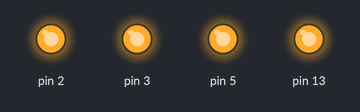
The sketch below on a simulated Arduino Uno, built with avr-gcc and run on an emulated ATmega328P. Parts: output pins drawn as LEDs (lit = HIGH).

Above: at 1.0 s.
At 3.0 s:
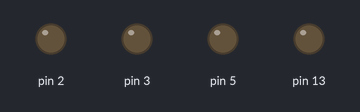
Timing chart, 0 to 5.2 s (numbered marks = the images above):
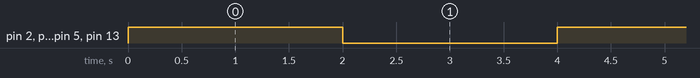

The sketch:

8ledBLINK.ino
```cpp
#include<SoftwareSerial.h>
int ledPin = 10;   // LED connected to digital pin 13
void setup(){
  // put your setup code here, to run once:
pinMode(13,OUTPUT);
pinMode(2,OUTPUT);
pinMode(3,OUTPUT);
pinMode(5,OUTPUT);
}

void loop() {
  // put your main code here, to run repeatedly:
digitalWrite(13,HIGH);
digitalWrite(2,HIGH);
digitalWrite(3,HIGH);
digitalWrite(5,HIGH);
delay(2000);  // 2 sec
digitalWrite(13,LOW);
digitalWrite(2,LOW);
digitalWrite(3,LOW);
digitalWrite(5,LOW);
delay(2000);  // 2 sec

}
```

Measured:
- by itself, pin 2, pin 3, pin 5, pin 13: alternates HIGH for 2.0 s and LOW for 2.0 s
